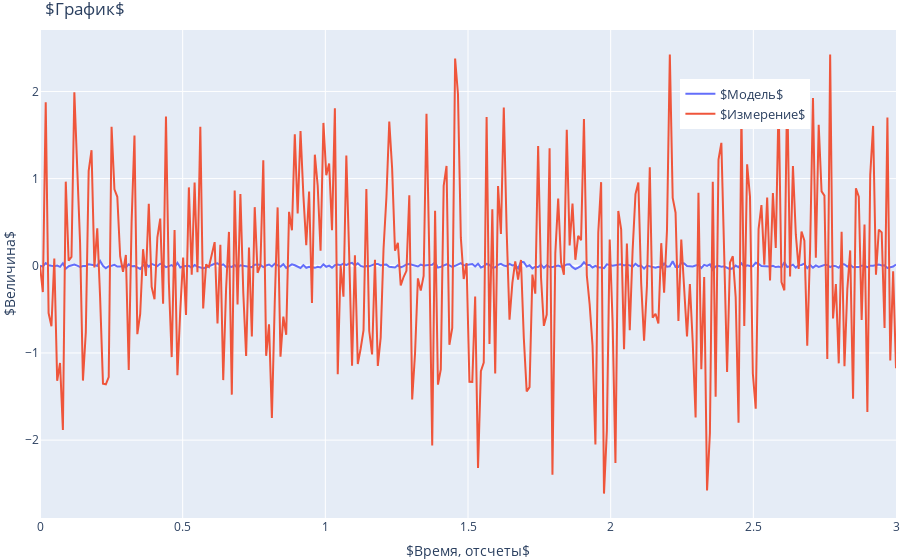

Here is the notebook cell this chart was saved with:
### Code cell
import plotly.express as px
import plotly.graph_objs as go

fig_app = go.Figure()
fig_app.add_trace(go.Scatter(x=t, y=x_plot2[:, 0], name='$Модель$'))
fig_app.add_trace(go.Scatter(x=t, y=z_plot, name='$Измерение$'))
fig_app.update_layout(legend_orientation="v",
                      legend=dict(x=0.9, xanchor="right", y=0.9, yanchor='top',
                        font=dict(size=13)),
                      title=f'$График$',
                      xaxis_title='$Время, отсчеты$',
                      yaxis_title="$Величина$",
                      margin=dict(l=0, r=0, t=30, b=0))
fig_app.show()
fig_app.savefig(f'/png/std1.png', dpi=100)

### Figure 1 — Plotly figure (JSON) as saved in the notebook; plotly's stock layout.template omitted (floating-point values rounded to 4 significant figures; data arrays with more than 128 entries replaced by an {"elided": "..."} marker saying what was removed)
{"data": [{"name": "$Модель$", "type": "scatter", "x": {"elided": "300 float values"}, "y": {"elided": "300 float values"}}, {"name": "$Измерение$", "type": "scatter", "x": {"elided": "300 float values"}, "y": {"elided": "300 float values"}}], "layout": {"legend": {"font": {"size": 13}, "orientation": "v", "x": 0.9, "xanchor": "right", "y": 0.9, "yanchor": "top"}, "margin": {"b": 0, "l": 0, "r": 0, "t": 30}, "title": {"text": "$График$"}, "xaxis": {"title": {"text": "$Время, отсчеты$"}}, "yaxis": {"title": {"text": "$Величина$"}}}}
